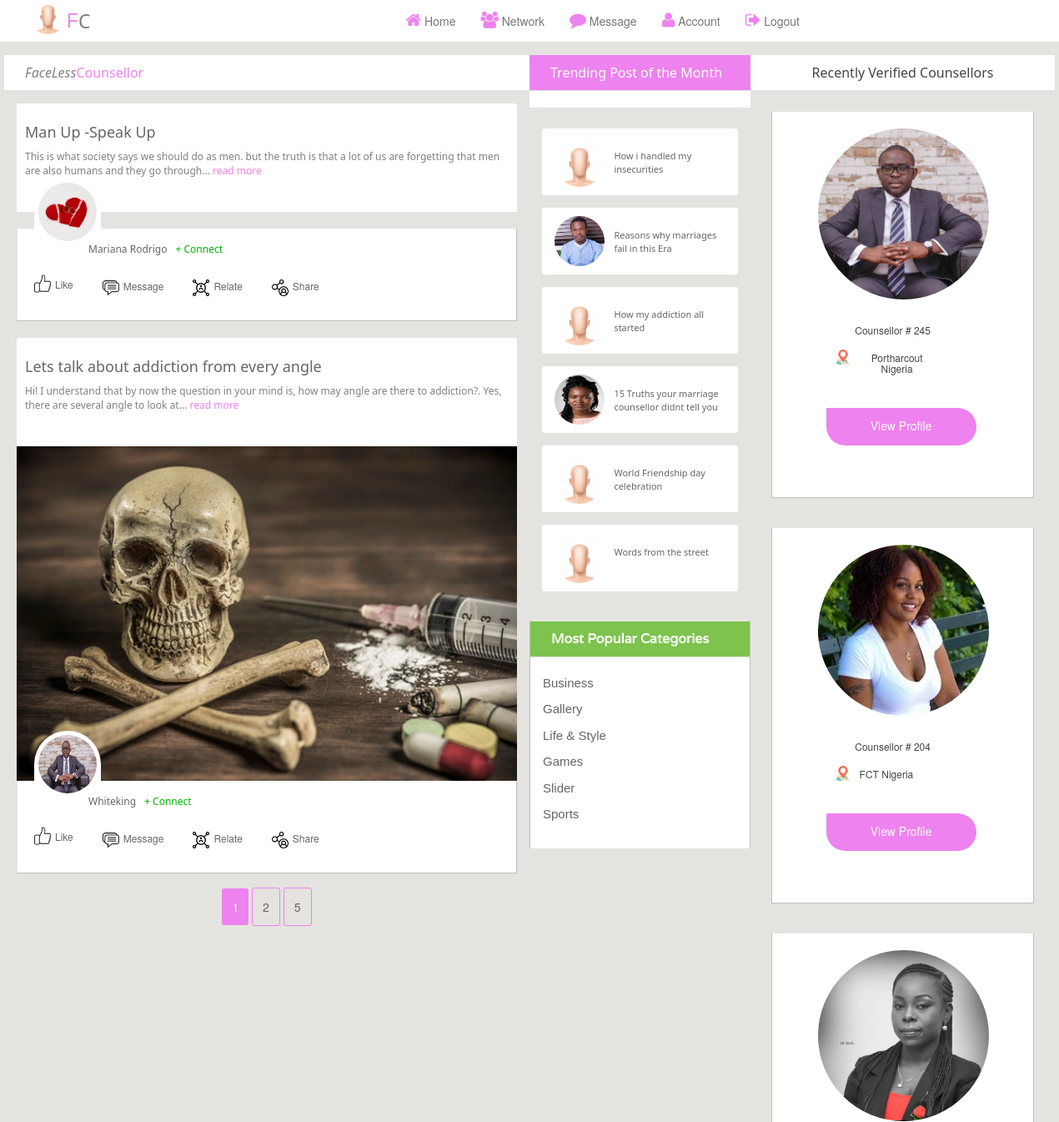
Before: /field (signed in, upper part) with the older database file.
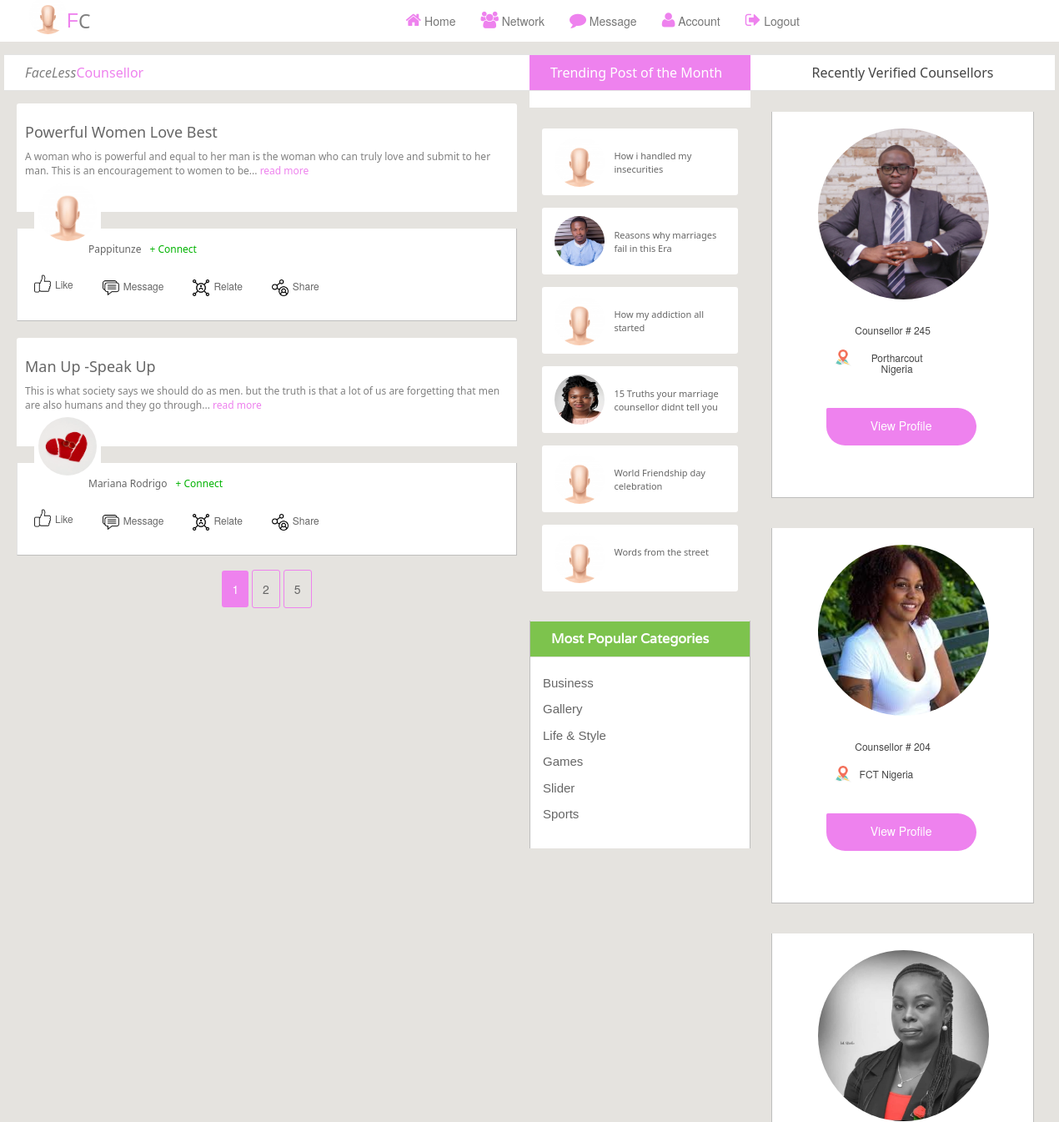
After: the same page with the newer database file.
### fc/models.py (models this page shows)
class Posts(db.Model, UserMixin):
    id = db.Column(db.Integer, primary_key=True)
    poster_username = db.Column(db.String(255), nullable=False)
    poster_email = db.Column(db.String(255), nullable=False)
    poster_img = db.Column(db.String(255), nullable=False)
    post_id = db.Column(db.String(255), nullable=True)
    post_title = db.Column(db.String(255), nullable=True)
    post_desc = db.Column(db.String(255), nullable=True)
    post_img = db.Column(db.String(255), nullable=True)
    post_like = db.Column(db.String(255), nullable=True)
    post_relate = db.Column(db.String(255), nullable=True)
    post_message = db.Column(db.String(255), nullable=True)
    post_trend = db.Column(db.String(255), nullable=True)
    posted_date = db.Column(db.DateTime(), default=datetime.utcnow)
    post_status = db.Column(db.String(255), nullable=True, default= 0)
    completed_at = db.Column(db.DateTime(), default=datetime.utcnow)
    status = db.Column(db.String(255), nullable=True, default= 0)
    active = db.Column(db.Boolean())
    confirmed_at = db.Column(db.DateTime())

class Worker(db.Model, UserMixin):
    id = db.Column(db.Integer, primary_key=True)
    fc_id = db.Column(db.String(255), nullable=False)
    name = db.Column(db.String(255), nullable=False)
    email = db.Column(db.String(255), unique=True, nullable=False)
    phone = db.Column(db.String(255), unique=True, nullable=False)
    role = db.Column(db.String(255), nullable=False)
    gender = db.Column(db.String(255), nullable=False)
    date_of_birth =db.Column(db.String(255), nullable=True)
    country = db.Column(db.String(255), nullable=True)
    city = db.Column(db.String(255), nullable=True)
    age = db.Column(db.String(255), nullable=True)
    about = db.Column(db.String(255), nullable=True)
    id_card = db.Column(db.String(255), nullable=True)
    marrital_status = db.Column(db.String(255), nullable=True)
    education = db.Column(db.String(255), nullable=True)
    religion = db.Column(db.String(255), nullable=True)
    languages = db.Column(db.String(255), nullable=True)
    hobbies = db.Column(db.String(255), nullable=True)
    number_of_jobs = db.Column(db.String(255), nullable=True)
    stars = db.Column(db.String(255), nullable=True)
    fc_image = db.Column(db.String(255), nullable=True, default='default.jpg')
    image = db.Column(db.String(255), nullable=True, default='default.jpg')
    completed_at = db.Column(db.DateTime(), default=datetime.utcnow)
    status = db.Column(db.String(255), nullable=True, default= 0)
    active = db.Column(db.Boolean())
    confirmed_at = db.Column(db.DateTime())

### fc/routes.py (the view)
@app.route('/field', methods=['GET', 'POST'])
@login_required
def field():
  page = request.args.get('page', 1, type=int)
  page1 = request.args.get('page', 1, type=int)
  posts = Posts.query.order_by(Posts.posted_date.desc()).paginate(page = page,  per_page=2)
  workers = Worker.query.order_by(Worker.completed_at.desc())
  return render_template('/field.html', title='field', workers = workers, posts = posts)

### fc/templates/field.html (shortened to what this page needs)
<!DOCTYPE html>
<html>
<head>
<link rel="stylesheet" href="static/field_style/assets/css/bootstrap.min.css">
<link rel="stylesheet" href="static/field_style/assets/css/font-awesome.min.css">
<link rel="stylesheet" href="static/field_style/assets/css/font.css">
<link rel="stylesheet" href="static/field_style/assets/css/animate.css">
<link rel="stylesheet" href="static/field_style/assets/css/structure.css">
</head>
<body>
<header id="header" style="position: fixed;z-index: 9000; background-color: white;">
  <div class="container" >
    <nav class="navbar navbar-default" role="navigation" style="background-color:#ffffff;border:none">
      <div class="container-fluid" style="background-color:#ffffff;border:none">
        <div class="navbar-header" style="background-color:#ffffff;border:none">
          <a class="navbar-brand" href="{{url_for('field')}}" style="display: flex; font-family: Verdana, Geneva, Tahoma, sans-serif;">
            <img class="border-2 shadow-lg" src="/static/field_style/assets/img/mee.jpg" alt="logo" style="width:45px;height:45px; border-radius: 100px;margin-top: -19px;font-family:sans-serif; color:violet" ><span style="color: violet;">F</span><span style="font-weight: 100; color:gray; font-family: system-ui">C</span></a> </div>
        <div id="navbar" class="navbar-collapse collapse">
          <ul class="nav navbar-nav custom_na" style="justify-content: space-between;position: absolute; right:30px;background-color:white;" >
            <li ><a href="{{url_for('home')}}"><i class="fa fa-home" style="color:Violet; font-size: 20px;margin-top:-9px"></i>   Home</a></li>
            <li><a href="#"><i class="fa fa-users" style="color:violet; font-size: 20px;margin-top:-9px"></i> Network</a></li>
            <li><a href="#"><i class="fa fa-comment" style="color:violet; font-size: 20px;margin-top:-9px"></i> Message</a></li>
            <li><a href="{{url_for('profile')}}"><i class="fa fa-user" style="color:violet; font-size: 20px;margin-top:-9px"></i> Account</a></li>
             <li><a href="{{url_for('logout')}}"><i class="fa fa-sign-out" style="color:violet; font-size: 20px;margin-top:-9px"></i> Logout</a></li>
          </ul>
        </div>
      </div>
    </nav>
  </div>
</header>
<section id="contentbody">
  <div class="container">
    <div class="row">
      <div class=" col-sm-12 col-md-6 col-lg-6">
        <div class="row">
          <div class="leftbar_content">
            <h2 style="font-weight: 100;font-family: system-ui;color:grey;font-style: italic;"> FaceLess<span style="font-weight:400; color:violet; font-style: initial;">Counsellor</span></h2>
              {% for post in posts.items  %}
            <div class="single_stuff wow fadeInDown" style="margin-top:-40px">
              <div class=" border-1 shadow-sm" style="background-color: #ffffff; height:130px; margin-top:30px;border-top-right-radius:3px;border-top-left-radius:3px; padding:5px 10px">
                  <h2 style="font-size:18px;font-family: system-ui;font-weight: 300;"><a href="{{url_for('post_detail', post_id = post.id)}}" style="text-decoration: none">{{post.post_title}}</a></h2>
                  <p style="color:grey; font-size:12px;font-family: system-ui;font-weight: 400; text-overflow: ellipsis" >
                  {{ post.post_desc | truncate(150) }}
                  <a href="{{url_for('post_detail', post_id = post.id)}}" style="color:violet; text-decoration: none">read more</a></p>
              </div>
              <div class="single_stuff_img" > <a href="{{url_for('post_detail', post_id = post.id)}}"><img class="img-view border-2 shadow-lg" src="{{url_for('static', filename='user_uploads/' + post.post_img)}}" alt="" style="object-fit: fill; height:auto"></a> </div>
              <div class="single_stuff_article" style="background-color: #ffffff;">
                <div class="single_sarticle_inner" style="border-radius: 100px; background-color: #ffffff;padding: 5px 5px;"> <a class="stuff_category" href="{{url_for('user_detail',  email = post.poster_email)}}"><img src="{{url_for('static', filename='user_uploads/' + post.poster_img)}}" style="width:70px;height:70px;border-radius: 100px;"> </a>
                </div>
                <div style=" height:50px;position: absolute; margin: 1px -0px;">
                  <div style="display: flex;left:70px;position:absolute;margin:10px;">
                    <a href="{{url_for('user_detail',  email = post.poster_email)}}" style="padding: 5px 5px; font-size: 12px; font-family: system-ui;font-weight:100;text-decoration: none;text-transform: capitalize;">{{post.poster_username}}</a>
                    <a href="" style="padding: 5px 5px;font-size: 12px;color:#00b300;font-family: system-ui;font-weight:100;text-decoration: none;">+ Connect </a>
    <a style="padding: 5px 5px;font-size: 12px;font-family: system-ui;font-weight:100; margin-right: 30px;text-decoration: none;">{{ momentjs(post.posted_date).fromNow() }} </a>
                  </div>
                    <div style="display: flex;justify-content:space-around; position: relative;top:50px; left:0px">
                     <a href="" style="padding: 5px 15px; font-size: 12px; text-decoration: none;"><img src="" alt=""><img src="/static/field_style/assets/img/like.png" alt="" style="width:30px;height:30px;padding: 4px 5px; margin-top:-5px">Like</a>
                      <a href="" style="padding: 5px 15px;font-size: 12px;text-decoration: none;"><img src="" alt=""><img src="/static/field_style/assets/img/message.png" alt="" style="width:30px;height:30px;padding: 5px 5px">Message </a>
                      <a href="" style="padding: 5px 15px;font-size: 12px;text-decoration: none;"><img src="" alt=""><img src="/static/field_style/assets/img/relations.png" alt="" style="width:30px;height:30px;padding: 5px 5px">Relate </a>
                      <a href="" style="padding: 5px 15px;font-size: 12px;text-decoration: none;"><img src="" alt=""><img src="/static/field_style/assets/img/share.png" alt="" style="width:30px;height:30px;padding: 5px 5px">Share </a>
                   </div>
                </div>
              </div>
            </div>
                {% endfor %}
            <br>
    <center>
                  {% for page_num in posts.iter_pages(left_edge=1, right_edge=1, left_current=1, right_current=2) %}
                      {% if page_num %}
                           {% if posts.page == page_num %}
   <a style="background-color: violet; color:#ffffff; padding: 12px; border-radius:3px; margin-top:0px" href="{{url_for('field', page= page_num )}}">{{page_num}}</a>
                            {% else %}
   <a style="border:1px solid violet; padding: 12px; border-radius:3px; margin-top:0px" href="{{url_for('field', page= page_num )}}">{{page_num}}</a>
                            {% endif %}
                      {% endif %}
                  {% endfor %}
          </center>
          </div>
        </div>
      </div>
      <div class="col-sm-6 col-md-2 col-lg-2">
        <div class="row">
          <div class="middlebar_content">
            <h2 class="violet_bg" style="background-color: violet; font-family: system-ui;font-weight:100">Trending Post of the Month</h2>
            <div class="middlebar_content_inner wow fadeInUp" style="margin-top:20px;border:none; background-color: #e5e3df;">
              <ul class="middlebar_nav " style="background-color: red;">
                <li class="card border-1 shadow-lg" style="border-radius: 3px; background-color: #ffffff;padding:10px 15px">
                   <a class="mbar_thubnail" href="#">
                     <img src="/static/field_style/assets/img/mee.jpg" alt="" style="border-radius: 100px;width: 60px; height:60px;padding-bottom:0px;">
                    </a>
                     <a class="mbar_title" href="#" style="font-family: system-ui;font-size: 11px;padding-top: 10px;font-weight:100;">How i handled my insecurities</a>
                </li>
                <li class="card border-1 shadow-lg" style="border-radius: 3px; background-color: #ffffff;padding:10px 15px">
                  <a class="mbar_thubnail" href="#">
                    <img src="/static/field_style/assets/img/mec013.jpg" alt="" style="border-radius: 100px;width: 60px; height:60px;padding-bottom:0px;">
                   </a>
                    <a class="mbar_title" href="#" style="font-family: system-ui;font-size: 11px;padding-top: 10px;font-weight:100;">Reasons why marriages fail in this Era</a>
                <li class="card border-1 shadow-lg" style="border-radius: 3px; background-color: #ffffff;padding:10px 15px">
              <a class="mbar_thubnail" href="#">
                <img src="/static/field_style/assets/img/mee.jpg" alt="" style="border-radius: 100px;width: 60px; height:60px;padding-bottom:0px;">
               </a>
                <a class="mbar_title" href="#" style="font-family: system-ui;font-size: 11px;padding-top: 10px;font-weight:100;">How my addiction all started</a>
                </li>
              </li>
              <li class="card border-1 shadow-lg" style="border-radius: 3px; background-color: #ffffff;padding:10px 15px">
                <a class="mbar_thubnail" href="#">
                  <img src="/static/field_style/assets/img/girl3.jpg" alt="" style="border-radius: 100px;width: 60px; height:60px;padding-bottom:0px;">
                </a>
                  <a class="mbar_title" href="#" style="font-family: system-ui;font-size: 11px;padding-top: 10px;font-weight:100;">15 Truths your marriage counsellor didnt tell you</a>
            </li>
              <li class="card border-1 shadow-lg" style="border-radius: 3px; background-color: #ffffff;padding:10px 15px">
                  <a class="mbar_thubnail" href="#">
                    <img src="/static/field_style/assets/img/mee.jpg" alt="" style="border-radius: 100px;width: 60px; height:60px;padding-bottom:0px;">
                  </a>
                    <a class="mbar_title" href="#" style="font-family: system-ui;font-size: 11px;padding-top: 10px;font-weight:100;">World Friendship day celebration</a>
              </li>
              <li class="card border-1 shadow-lg" style="border-radius: 3px; background-color: #ffffff;padding:10px 15px">
                <a class="mbar_thubnail" href="#">
                  <img src="/static/field_style/assets/img/mee.jpg" alt="" style="border-radius: 100px;width: 60px; height:60px;padding-bottom:0px;">
                </a>
                  <a class="mbar_title" href="#" style="font-family: system-ui;font-size: 11px;padding-top: 10px;font-weight:100;">Words from the street</a>
              </li>
              </ul>
            </div>
            <div class="popular_categori  wow fadeInUp">
              <h2 class="limeblue_bg">Most Popular Categories</h2>
              <ul class="poplr_catgnva">
                <li><a href="#">Business</a></li>
                <li><a href="#">Gallery</a></li>
                <li><a href="#">Life &amp; Style</a></li>
                <li><a href="#">Games</a></li>
                <li><a href="#">Slider</a></li>
                <li><a href="#">Sports</a></li>
              </ul>
            </div>
          </div>
        </div>
      </div>
      <div class="col-sm-6 col-md-4 col-lg-4">
        <div class="row">
          <div class="rightbar_content">
            <div class="single_blog_sidebar wow fadeInUp">
              <h2 style="text-transform: capitalize;font-family: system-ui;font-weight: 100; text-align: center;">Recently Verified Counsellors</h2>
              <ul class="featured_nav">
              {% for worker in workers %}
                <li>
                  <div class="col-md-6 col-lg-3 border-1 shadow-sm" style="max-width:300px;">
                  <div class="block-pricing border-1 shadow-sm" style="justify-content: center;padding:10px 30px ">
                    <a href="{{url_for('detail', fc_id = worker.id)}}">
                     <img src="{{url_for('static', filename='user_uploads/' + worker.fc_image)}}" style="height:205px; width:205px; margin:10px 10px;border-radius: 100%; object-fit: cover;" alt="About" >
                          </a>
                       <center>
                          <h4 style="font-size:12px; text-align: center; margin:20px 50px;width:100px;">{{worker.role}} # {{worker.fc_id}}</h4>
                          <h4 style="display:flex; font-size:12px;text-align: center; margin: 20px;width:130px;"><img src="/static/field_style/assets/img/locc.png" style="width: 20px; height:20px; margin:-3px 10px"> {{worker.city}}  {{worker.country}}</h4>
                       </center>
                        <div class="table_btn">
                          <a href="{{url_for('detail', fc_id = worker.id)}}" class="btn" style="margin:20px;font-size: 14px; background-color:violet;padding:10px; width:180px; height:45px;color:#ffffff;border-bottom-right-radius: 50px; border-bottom-left-radius:50px; border-top-right-radius:50px; font-weight:100"></i> View Profile</a>
                       </div>
                    </div>
                </div >
                </li>
                {% endfor %}
                    <br>
              </ul>
              <br>
            </div>
          </div>
        </div>
      </div>
    </div>
  </div>
</section>
</body>
</html>

Changed rows visible on the page:
no longer on this page (row unchanged): Posts: post_title "Lets talk about addiction from every angle", post_desc "Hi! I understand that by now the question in your mind is, how may angle are there to addiction?. Yes, there are several angle to look at...", post_img (picture), poster_img (picture), poster_username "Whiteking"
added Posts: post_title "Powerful Women Love Best", post_desc "A woman who is powerful and equal to her man is the woman who can truly love and submit to her man. This is an encouragement to women to be...", poster_img (placeholder picture), poster_username "Pappitunze"
